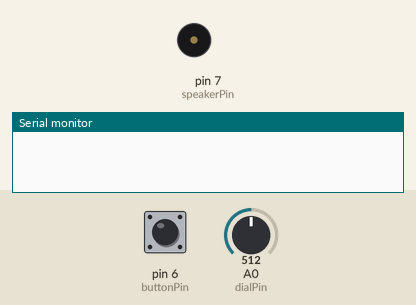
This sketch was run on a simulated Arduino Uno, built with avr-gcc and run on an emulated ATmega328P. Shown: buzzer (waves = sounding), the last lines printed to the serial monitor. The inputs (shaded band) are chosen by the test bench; at power-on: pin 6 (buttonPin) HIGH, A0 (dialPin) = 512.

Above: at 1.2 s.
1.3 s: pin 6 (buttonPin) pulled LOW for 0.15 s
At 1.38 s:
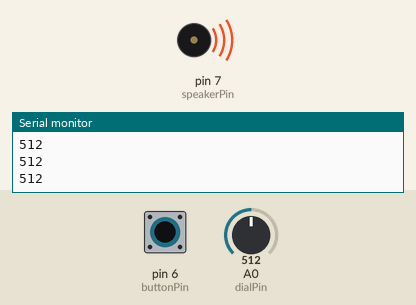
2.9 s: pin 6 (buttonPin) pulled LOW for 3.2 s
At 6.7 s:
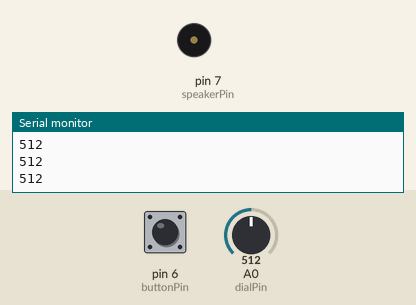
Timing chart, 0 to 8.2 s (numbered marks = the images above; inputs shaded):
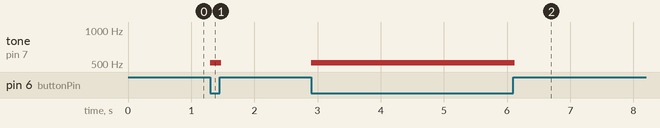

The sketch:

alienSounds.ino
```cpp
int dialPin = 0;
int speakerPin = 7;
int buttonPin = 6;

void setup()
{
  Serial.begin(9600);
  pinMode(buttonPin, INPUT);
}

void loop()
{
  int val = analogRead(dialPin);
  if (!digitalRead(buttonPin))
  {
    int freq;
    Serial.println(val);
    if (val >20){
      freq = val;
    }
    else {
      freq = 20;
    }
    int length = 30;
    int gap = 20;
    tone(speakerPin, freq, length);
    delay (gap);
  }
}
```

Measured:
- after the input at 1.3 s, tone on pin 7 (speakerPin): silent → 512 Hz at once, → silent 0.17 s later
- after the input at 2.9 s, tone on pin 7 (speakerPin): silent → 512 Hz at once, → silent 3.2 s later
